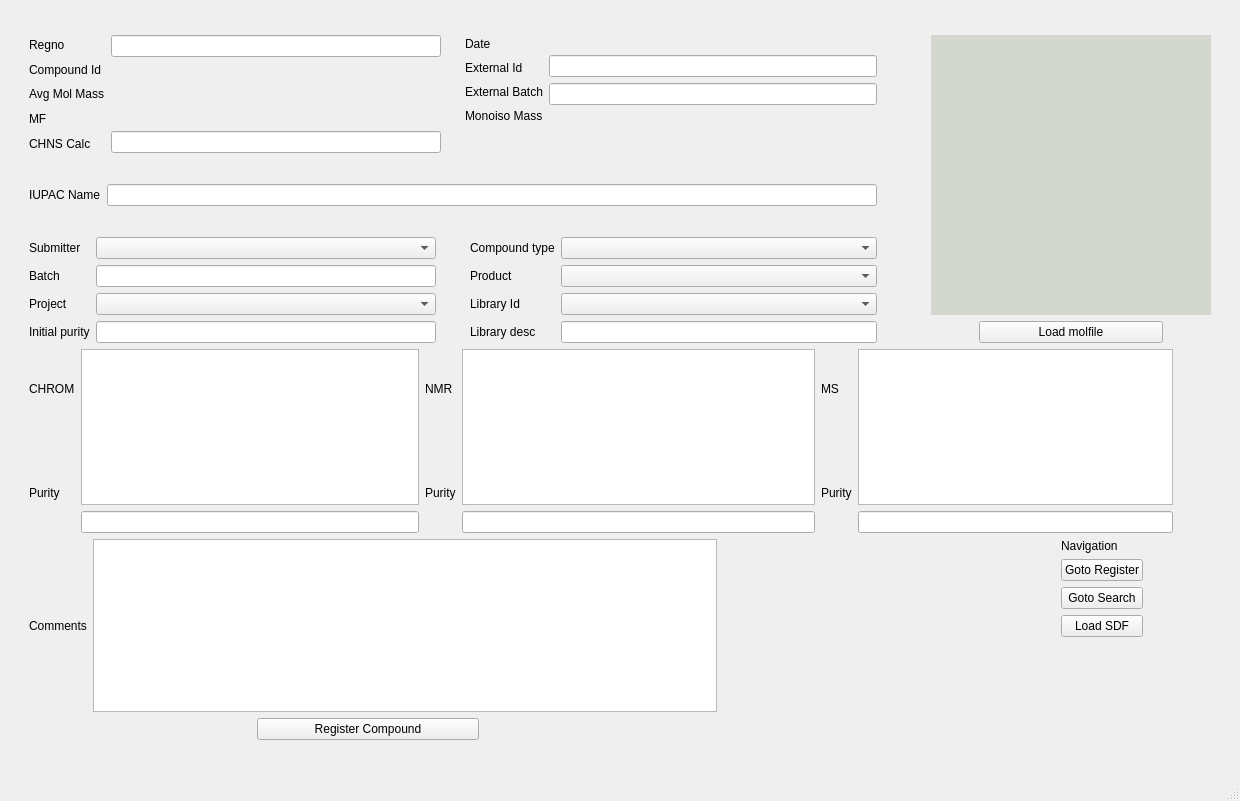
<?xml version="1.0" encoding="UTF-8"?>
<ui version="4.0">
 <class>MainWindow</class>
 <widget class="QMainWindow" name="MainWindow">
  <property name="geometry">
   <rect>
    <x>0</x>
    <y>0</y>
    <width>1240</width>
    <height>801</height>
   </rect>
  </property>
  <property name="windowTitle">
   <string>Edit compound</string>
  </property>
  <property name="styleSheet">
   <string notr="true"/>
  </property>
  <widget class="QWidget" name="centralwidget">
   <layout class="QGridLayout" name="gridLayout">
    <item row="1" column="1" colspan="2">
     <layout class="QVBoxLayout" name="verticalLayout_24">
      <item>
       <spacer name="verticalSpacer">
        <property name="orientation">
         <enum>Qt::Vertical</enum>
        </property>
        <property name="sizeHint" stdset="0">
         <size>
          <width>20</width>
          <height>40</height>
         </size>
        </property>
       </spacer>
      </item>
      <item>
       <spacer name="verticalSpacer_2">
        <property name="orientation">
         <enum>Qt::Vertical</enum>
        </property>
        <property name="sizeHint" stdset="0">
         <size>
          <width>20</width>
          <height>40</height>
         </size>
        </property>
       </spacer>
      </item>
      <item>
       <layout class="QHBoxLayout" name="horizontalLayout_12">
        <item>
         <layout class="QVBoxLayout" name="verticalLayout_20">
          <item>
           <layout class="QHBoxLayout" name="horizontalLayout_8">
            <item>
             <layout class="QHBoxLayout" name="horizontalLayout_6">
              <item>
               <layout class="QVBoxLayout" name="verticalLayout_10">
                <property name="sizeConstraint">
                 <enum>QLayout::SetMinAndMaxSize</enum>
                </property>
                <item>
                 <widget class="QLabel" name="label_16">
                  <property name="text">
                   <string>Regno</string>
                  </property>
                 </widget>
                </item>
                <item>
                 <widget class="QLabel" name="label_41">
                  <property name="text">
                   <string>Compound Id</string>
                  </property>
                 </widget>
                </item>
                <item>
                 <widget class="QLabel" name="label_42">
                  <property name="text">
                   <string>Avg Mol Mass</string>
                  </property>
                 </widget>
                </item>
                <item>
                 <widget class="QLabel" name="label_43">
                  <property name="text">
                   <string>MF</string>
                  </property>
                 </widget>
                </item>
                <item>
                 <widget class="QLabel" name="label_44">
                  <property name="text">
                   <string>CHNS Calc</string>
                  </property>
                 </widget>
                </item>
               </layout>
              </item>
              <item>
               <layout class="QVBoxLayout" name="verticalLayout_2">
                <item>
                 <widget class="QLineEdit" name="regno_eb">
                  <property name="styleSheet">
                   <string notr="true">background-color:&quot;transparent&quot;</string>
                  </property>
                  <property name="readOnly">
                   <bool>true</bool>
                  </property>
                 </widget>
                </item>
                <item>
                 <widget class="QLabel" name="compoundid_lab">
                  <property name="text">
                   <string/>
                  </property>
                 </widget>
                </item>
                <item>
                 <widget class="QLabel" name="avgmolmass_lab">
                  <property name="text">
                   <string/>
                  </property>
                 </widget>
                </item>
                <item>
                 <widget class="QLabel" name="mf_eb">
                  <property name="text">
                   <string/>
                  </property>
                 </widget>
                </item>
                <item>
                 <widget class="QLineEdit" name="chns_eb">
                  <property name="styleSheet">
                   <string notr="true">background-color:&quot;transparent&quot;</string>
                  </property>
                  <property name="readOnly">
                   <bool>true</bool>
                  </property>
                 </widget>
                </item>
               </layout>
              </item>
             </layout>
            </item>
            <item>
             <spacer name="horizontalSpacer_20">
              <property name="orientation">
               <enum>Qt::Horizontal</enum>
              </property>
              <property name="sizeType">
               <enum>QSizePolicy::Preferred</enum>
              </property>
              <property name="sizeHint" stdset="0">
               <size>
                <width>18</width>
                <height>20</height>
               </size>
              </property>
             </spacer>
            </item>
            <item>
             <layout class="QVBoxLayout" name="verticalLayout_19">
              <item>
               <layout class="QHBoxLayout" name="horizontalLayout_24">
                <item>
                 <layout class="QVBoxLayout" name="verticalLayout_9">
                  <item>
                   <widget class="QLabel" name="label_37">
                    <property name="text">
                     <string>Date</string>
                    </property>
                   </widget>
                  </item>
                  <item>
                   <widget class="QLabel" name="label_38">
                    <property name="text">
                     <string>External Id</string>
                    </property>
                   </widget>
                  </item>
                  <item>
                   <widget class="QLabel" name="label_39">
                    <property name="text">
                     <string>External Batch</string>
                    </property>
                   </widget>
                  </item>
                  <item>
                   <widget class="QLabel" name="label_40">
                    <property name="text">
                     <string>Monoiso Mass</string>
                    </property>
                   </widget>
                  </item>
                 </layout>
                </item>
                <item>
                 <layout class="QVBoxLayout" name="verticalLayout_8">
                  <item>
                   <widget class="QLabel" name="date_lab">
                    <property name="text">
                     <string/>
                    </property>
                   </widget>
                  </item>
                  <item>
                   <widget class="QLineEdit" name="externalid_eb"/>
                  </item>
                  <item>
                   <widget class="QLineEdit" name="externalbatch_eb"/>
                  </item>
                  <item>
                   <widget class="QLabel" name="monoisomass_lab">
                    <property name="text">
                     <string/>
                    </property>
                   </widget>
                  </item>
                 </layout>
                </item>
               </layout>
              </item>
              <item>
               <spacer name="verticalSpacer_3">
                <property name="orientation">
                 <enum>Qt::Vertical</enum>
                </property>
                <property name="sizeHint" stdset="0">
                 <size>
                  <width>20</width>
                  <height>28</height>
                 </size>
                </property>
               </spacer>
              </item>
             </layout>
            </item>
           </layout>
          </item>
          <item>
           <spacer name="verticalSpacer_14">
            <property name="orientation">
             <enum>Qt::Vertical</enum>
            </property>
            <property name="sizeHint" stdset="0">
             <size>
              <width>20</width>
              <height>13</height>
             </size>
            </property>
           </spacer>
          </item>
          <item>
           <layout class="QHBoxLayout" name="horizontalLayout">
            <item>
             <widget class="QLabel" name="label_18">
              <property name="text">
               <string>IUPAC Name</string>
              </property>
             </widget>
            </item>
            <item>
             <widget class="QLineEdit" name="iupac_eb"/>
            </item>
           </layout>
          </item>
          <item>
           <spacer name="verticalSpacer_15">
            <property name="orientation">
             <enum>Qt::Vertical</enum>
            </property>
            <property name="sizeHint" stdset="0">
             <size>
              <width>20</width>
              <height>18</height>
             </size>
            </property>
           </spacer>
          </item>
          <item>
           <layout class="QHBoxLayout" name="horizontalLayout_9">
            <item>
             <layout class="QHBoxLayout" name="horizontalLayout_2">
              <item>
               <layout class="QVBoxLayout" name="verticalLayout">
                <item>
                 <widget class="QLabel" name="label">
                  <property name="text">
                   <string>Submitter</string>
                  </property>
                 </widget>
                </item>
                <item>
                 <widget class="QLabel" name="label_2">
                  <property name="text">
                   <string>Batch</string>
                  </property>
                 </widget>
                </item>
                <item>
                 <widget class="QLabel" name="label_3">
                  <property name="text">
                   <string>Project</string>
                  </property>
                 </widget>
                </item>
                <item>
                 <widget class="QLabel" name="label_5">
                  <property name="text">
                   <string>Initial purity</string>
                  </property>
                 </widget>
                </item>
               </layout>
              </item>
              <item>
               <layout class="QVBoxLayout" name="verticalLayout_11">
                <item>
                 <widget class="QComboBox" name="submitter_cb"/>
                </item>
                <item>
                 <widget class="QLineEdit" name="batch_eb"/>
                </item>
                <item>
                 <widget class="QComboBox" name="project_cb"/>
                </item>
                <item>
                 <widget class="QLineEdit" name="purity_eb"/>
                </item>
               </layout>
              </item>
             </layout>
            </item>
            <item>
             <spacer name="horizontalSpacer_19">
              <property name="orientation">
               <enum>Qt::Horizontal</enum>
              </property>
              <property name="sizeType">
               <enum>QSizePolicy::Preferred</enum>
              </property>
              <property name="sizeHint" stdset="0">
               <size>
                <width>28</width>
                <height>20</height>
               </size>
              </property>
             </spacer>
            </item>
            <item>
             <layout class="QHBoxLayout" name="horizontalLayout_3">
              <item>
               <layout class="QVBoxLayout" name="verticalLayout_3">
                <item>
                 <widget class="QLabel" name="label_4">
                  <property name="text">
                   <string>Compound type</string>
                  </property>
                 </widget>
                </item>
                <item>
                 <widget class="QLabel" name="label_7">
                  <property name="text">
                   <string>Product</string>
                  </property>
                 </widget>
                </item>
                <item>
                 <widget class="QLabel" name="label_8">
                  <property name="text">
                   <string>Library Id</string>
                  </property>
                 </widget>
                </item>
                <item>
                 <widget class="QLabel" name="label_9">
                  <property name="text">
                   <string>Library desc</string>
                  </property>
                 </widget>
                </item>
               </layout>
              </item>
              <item>
               <layout class="QVBoxLayout" name="verticalLayout_12">
                <item>
                 <widget class="QComboBox" name="compoundtype_cb"/>
                </item>
                <item>
                 <widget class="QComboBox" name="product_cb"/>
                </item>
                <item>
                 <widget class="QComboBox" name="libraryid_cb"/>
                </item>
                <item>
                 <widget class="QLineEdit" name="librarydesc_eb">
                  <property name="styleSheet">
                   <string notr="true">background-color:&quot;transparent&quot;</string>
                  </property>
                  <property name="readOnly">
                   <bool>true</bool>
                  </property>
                 </widget>
                </item>
               </layout>
              </item>
             </layout>
            </item>
           </layout>
          </item>
         </layout>
        </item>
        <item>
         <spacer name="horizontalSpacer_13">
          <property name="orientation">
           <enum>Qt::Horizontal</enum>
          </property>
          <property name="sizeType">
           <enum>QSizePolicy::Preferred</enum>
          </property>
          <property name="sizeHint" stdset="0">
           <size>
            <width>48</width>
            <height>20</height>
           </size>
          </property>
         </spacer>
        </item>
        <item>
         <layout class="QVBoxLayout" name="verticalLayout_21">
          <item>
           <widget class="QLabel" name="structure_lab">
            <property name="sizePolicy">
             <sizepolicy hsizetype="Ignored" vsizetype="Ignored">
              <horstretch>0</horstretch>
              <verstretch>0</verstretch>
             </sizepolicy>
            </property>
            <property name="minimumSize">
             <size>
              <width>280</width>
              <height>280</height>
             </size>
            </property>
            <property name="maximumSize">
             <size>
              <width>280</width>
              <height>280</height>
             </size>
            </property>
            <property name="sizeIncrement">
             <size>
              <width>0</width>
              <height>0</height>
             </size>
            </property>
            <property name="baseSize">
             <size>
              <width>0</width>
              <height>0</height>
             </size>
            </property>
            <property name="styleSheet">
             <string notr="true">background-color: rgb(211, 215, 207);</string>
            </property>
            <property name="frameShape">
             <enum>QFrame::NoFrame</enum>
            </property>
            <property name="text">
             <string/>
            </property>
           </widget>
          </item>
          <item>
           <layout class="QHBoxLayout" name="horizontalLayout_14">
            <item>
             <spacer name="horizontalSpacer_22">
              <property name="orientation">
               <enum>Qt::Horizontal</enum>
              </property>
              <property name="sizeType">
               <enum>QSizePolicy::Preferred</enum>
              </property>
              <property name="sizeHint" stdset="0">
               <size>
                <width>48</width>
                <height>20</height>
               </size>
              </property>
             </spacer>
            </item>
            <item>
             <widget class="QPushButton" name="loadmol_btn">
              <property name="text">
               <string>Load molfile</string>
              </property>
             </widget>
            </item>
            <item>
             <spacer name="horizontalSpacer_21">
              <property name="orientation">
               <enum>Qt::Horizontal</enum>
              </property>
              <property name="sizeType">
               <enum>QSizePolicy::Preferred</enum>
              </property>
              <property name="sizeHint" stdset="0">
               <size>
                <width>48</width>
                <height>20</height>
               </size>
              </property>
             </spacer>
            </item>
           </layout>
          </item>
         </layout>
        </item>
       </layout>
      </item>
      <item>
       <layout class="QHBoxLayout" name="horizontalLayout_10">
        <item>
         <layout class="QHBoxLayout" name="horizontalLayout_4">
          <item>
           <layout class="QVBoxLayout" name="verticalLayout_4">
            <item>
             <widget class="QLabel" name="label_10">
              <property name="text">
               <string>CHROM</string>
              </property>
             </widget>
            </item>
            <item>
             <spacer name="verticalSpacer_18">
              <property name="orientation">
               <enum>Qt::Vertical</enum>
              </property>
              <property name="sizeType">
               <enum>QSizePolicy::Preferred</enum>
              </property>
              <property name="sizeHint" stdset="0">
               <size>
                <width>20</width>
                <height>18</height>
               </size>
              </property>
             </spacer>
            </item>
            <item>
             <widget class="QLabel" name="label_11">
              <property name="text">
               <string>Purity</string>
              </property>
             </widget>
            </item>
           </layout>
          </item>
          <item>
           <layout class="QVBoxLayout" name="verticalLayout_13">
            <item>
             <widget class="QPlainTextEdit" name="chrom_text">
              <property name="maximumSize">
               <size>
                <width>16777215</width>
                <height>16777215</height>
               </size>
              </property>
              <property name="font">
               <font>
                <pointsize>8</pointsize>
               </font>
              </property>
             </widget>
            </item>
            <item>
             <widget class="QLineEdit" name="chrompurity_eb"/>
            </item>
           </layout>
          </item>
         </layout>
        </item>
        <item>
         <layout class="QHBoxLayout" name="horizontalLayout_5">
          <item>
           <layout class="QVBoxLayout" name="verticalLayout_5">
            <item>
             <widget class="QLabel" name="label_12">
              <property name="text">
               <string>NMR</string>
              </property>
             </widget>
            </item>
            <item>
             <spacer name="verticalSpacer_17">
              <property name="orientation">
               <enum>Qt::Vertical</enum>
              </property>
              <property name="sizeType">
               <enum>QSizePolicy::Preferred</enum>
              </property>
              <property name="sizeHint" stdset="0">
               <size>
                <width>20</width>
                <height>18</height>
               </size>
              </property>
             </spacer>
            </item>
            <item>
             <widget class="QLabel" name="label_15">
              <property name="text">
               <string>Purity</string>
              </property>
             </widget>
            </item>
           </layout>
          </item>
          <item>
           <layout class="QVBoxLayout" name="verticalLayout_14">
            <item>
             <widget class="QPlainTextEdit" name="nmr_text">
              <property name="maximumSize">
               <size>
                <width>16777215</width>
                <height>16777215</height>
               </size>
              </property>
              <property name="font">
               <font>
                <pointsize>8</pointsize>
               </font>
              </property>
             </widget>
            </item>
            <item>
             <widget class="QLineEdit" name="nmrpurity_eb"/>
            </item>
           </layout>
          </item>
         </layout>
        </item>
        <item>
         <layout class="QHBoxLayout" name="horizontalLayout_7">
          <item>
           <layout class="QVBoxLayout" name="verticalLayout_6">
            <item>
             <widget class="QLabel" name="label_19">
              <property name="text">
               <string>MS</string>
              </property>
             </widget>
            </item>
            <item>
             <spacer name="verticalSpacer_16">
              <property name="orientation">
               <enum>Qt::Vertical</enum>
              </property>
              <property name="sizeType">
               <enum>QSizePolicy::Preferred</enum>
              </property>
              <property name="sizeHint" stdset="0">
               <size>
                <width>20</width>
                <height>18</height>
               </size>
              </property>
             </spacer>
            </item>
            <item>
             <widget class="QLabel" name="label_20">
              <property name="text">
               <string>Purity</string>
              </property>
             </widget>
            </item>
           </layout>
          </item>
          <item>
           <layout class="QVBoxLayout" name="verticalLayout_15">
            <item>
             <widget class="QPlainTextEdit" name="ms_text">
              <property name="maximumSize">
               <size>
                <width>16777215</width>
                <height>16777215</height>
               </size>
              </property>
              <property name="font">
               <font>
                <pointsize>8</pointsize>
               </font>
              </property>
             </widget>
            </item>
            <item>
             <widget class="QLineEdit" name="mspurity_eb"/>
            </item>
           </layout>
          </item>
          <item>
           <spacer name="horizontalSpacer_23">
            <property name="orientation">
             <enum>Qt::Horizontal</enum>
            </property>
            <property name="sizeType">
             <enum>QSizePolicy::Preferred</enum>
            </property>
            <property name="sizeHint" stdset="0">
             <size>
              <width>38</width>
              <height>20</height>
             </size>
            </property>
           </spacer>
          </item>
         </layout>
        </item>
       </layout>
      </item>
      <item>
       <layout class="QHBoxLayout" name="horizontalLayout_15">
        <item>
         <layout class="QVBoxLayout" name="verticalLayout_22">
          <item>
           <layout class="QHBoxLayout" name="horizontalLayout_23">
            <item>
             <widget class="QLabel" name="label_34">
              <property name="text">
               <string>Comments</string>
              </property>
             </widget>
            </item>
            <item>
             <widget class="QPlainTextEdit" name="comments_text">
              <property name="maximumSize">
               <size>
                <width>16777215</width>
                <height>16777215</height>
               </size>
              </property>
             </widget>
            </item>
           </layout>
          </item>
          <item>
           <layout class="QHBoxLayout" name="horizontalLayout_11">
            <item>
             <spacer name="horizontalSpacer_24">
              <property name="orientation">
               <enum>Qt::Horizontal</enum>
              </property>
              <property name="sizeType">
               <enum>QSizePolicy::Preferred</enum>
              </property>
              <property name="sizeHint" stdset="0">
               <size>
                <width>228</width>
                <height>20</height>
               </size>
              </property>
             </spacer>
            </item>
            <item>
             <widget class="QPushButton" name="pushButton">
              <property name="text">
               <string>Register Compound</string>
              </property>
             </widget>
            </item>
            <item>
             <spacer name="horizontalSpacer_25">
              <property name="orientation">
               <enum>Qt::Horizontal</enum>
              </property>
              <property name="sizeType">
               <enum>QSizePolicy::Preferred</enum>
              </property>
              <property name="sizeHint" stdset="0">
               <size>
                <width>238</width>
                <height>20</height>
               </size>
              </property>
             </spacer>
            </item>
           </layout>
          </item>
          <item>
           <spacer name="verticalSpacer_19">
            <property name="orientation">
             <enum>Qt::Vertical</enum>
            </property>
            <property name="sizeHint" stdset="0">
             <size>
              <width>20</width>
              <height>48</height>
             </size>
            </property>
           </spacer>
          </item>
         </layout>
        </item>
        <item>
         <spacer name="horizontalSpacer_15">
          <property name="orientation">
           <enum>Qt::Horizontal</enum>
          </property>
          <property name="sizeType">
           <enum>QSizePolicy::Preferred</enum>
          </property>
          <property name="sizeHint" stdset="0">
           <size>
            <width>338</width>
            <height>20</height>
           </size>
          </property>
         </spacer>
        </item>
        <item>
         <layout class="QVBoxLayout" name="verticalLayout_23">
          <item>
           <layout class="QVBoxLayout" name="verticalLayout_7">
            <item>
             <widget class="QLabel" name="label_6">
              <property name="text">
               <string>Navigation</string>
              </property>
             </widget>
            </item>
            <item>
             <widget class="QPushButton" name="gotorer_btn">
              <property name="text">
               <string>Goto Register</string>
              </property>
             </widget>
            </item>
            <item>
             <widget class="QPushButton" name="gotosearch_btn">
              <property name="text">
               <string>Goto Search</string>
              </property>
             </widget>
            </item>
            <item>
             <widget class="QPushButton" name="loadsdf_btn">
              <property name="text">
               <string>Load SDF</string>
              </property>
             </widget>
            </item>
            <item>
             <spacer name="verticalSpacer_11">
              <property name="orientation">
               <enum>Qt::Vertical</enum>
              </property>
              <property name="sizeHint" stdset="0">
               <size>
                <width>20</width>
                <height>48</height>
               </size>
              </property>
             </spacer>
            </item>
           </layout>
          </item>
         </layout>
        </item>
        <item>
         <spacer name="horizontalSpacer_17">
          <property name="orientation">
           <enum>Qt::Horizontal</enum>
          </property>
          <property name="sizeType">
           <enum>QSizePolicy::Preferred</enum>
          </property>
          <property name="sizeHint" stdset="0">
           <size>
            <width>68</width>
            <height>20</height>
           </size>
          </property>
         </spacer>
        </item>
       </layout>
      </item>
     </layout>
    </item>
    <item row="0" column="0">
     <spacer name="horizontalSpacer">
      <property name="orientation">
       <enum>Qt::Horizontal</enum>
      </property>
      <property name="sizeType">
       <enum>QSizePolicy::Preferred</enum>
      </property>
      <property name="sizeHint" stdset="0">
       <size>
        <width>20</width>
        <height>20</height>
       </size>
      </property>
     </spacer>
    </item>
    <item row="0" column="3">
     <spacer name="horizontalSpacer_2">
      <property name="orientation">
       <enum>Qt::Horizontal</enum>
      </property>
      <property name="sizeType">
       <enum>QSizePolicy::Preferred</enum>
      </property>
      <property name="sizeHint" stdset="0">
       <size>
        <width>20</width>
        <height>20</height>
       </size>
      </property>
     </spacer>
    </item>
   </layout>
  </widget>
  <widget class="QMenuBar" name="menubar">
   <property name="geometry">
    <rect>
     <x>0</x>
     <y>0</y>
     <width>1240</width>
     <height>22</height>
    </rect>
   </property>
  </widget>
  <widget class="QStatusBar" name="statusbar"/>
 </widget>
 <resources/>
 <connections/>
</ui>
